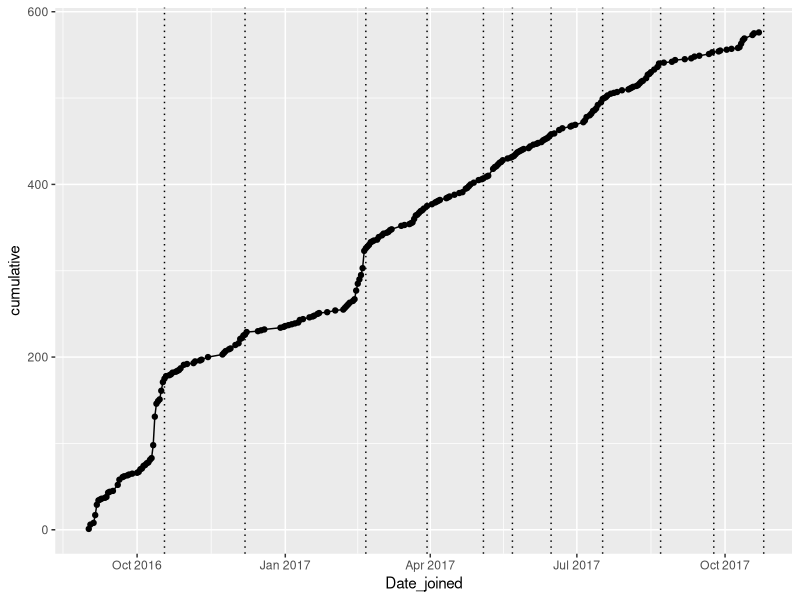
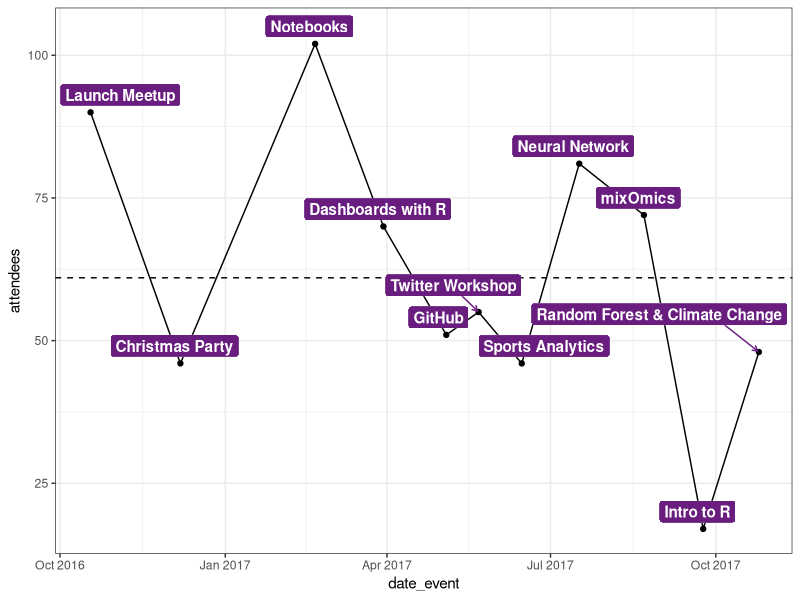
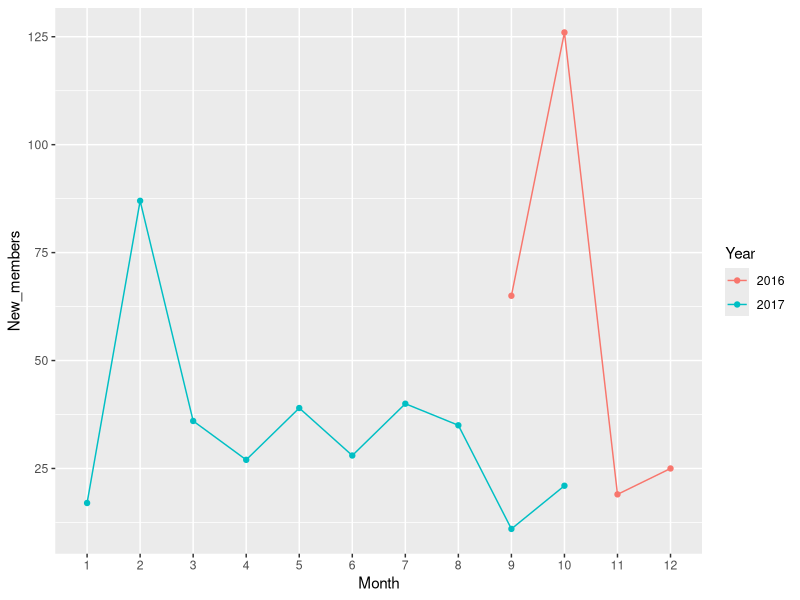
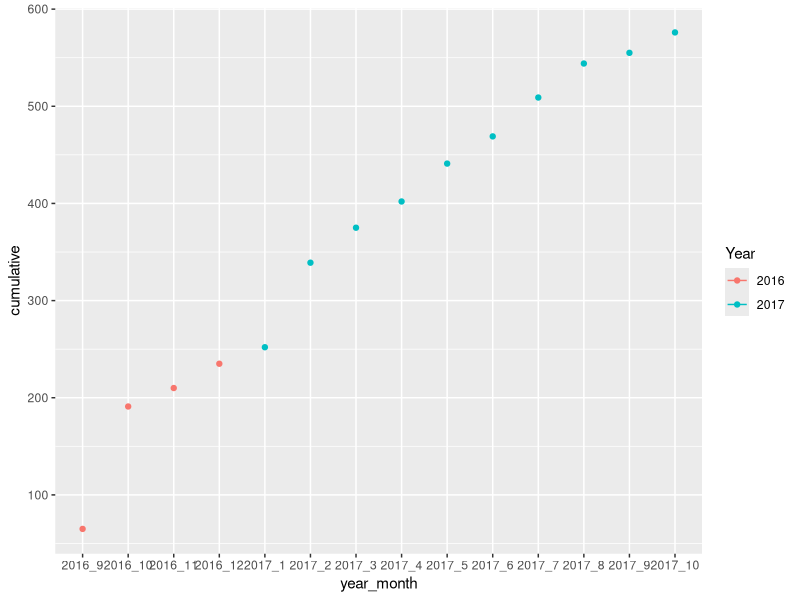
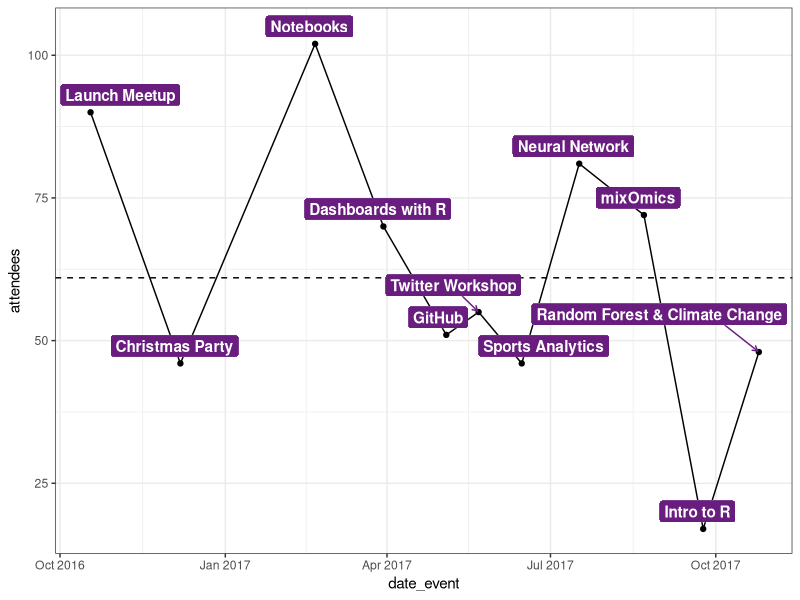

These figures' R source, in order:
## ---- chunk 1
knitr::opts_chunk$set(echo = TRUE)

library(readr)
library(tidyverse)
library(ggrepel)
## ---- chunk 2
members <- read_delim("R-Ladies-Melbourne_Member_List_on_10-22-17.txt",  "\t", escape_double = FALSE, trim_ws = TRUE)

members <- members %>% separate(`Joined Group on`, into =c("Month","Day","Year"),remove=FALSE,sep="/")
table(members$Year)
members$Year <- ifelse(members$Year == "16","2016",
                       ifelse(members$Year == "17","2017",members$Year))
members$Month <- ifelse(members$Month == "01","1",members$Month)
members$Month <- ifelse(members$Month == "02","2",members$Month)
members$Month <- ifelse(members$Month == "03","3",members$Month)
members$Month <- ifelse(members$Month == "04","4",members$Month)
members$Month <- ifelse(members$Month == "05","5",members$Month)
members$Month <- ifelse(members$Month == "06","6",members$Month)
members$Month <- ifelse(members$Month == "07","7",members$Month)
members$Month <- ifelse(members$Month == "08","8",members$Month)
members$Month <- ifelse(members$Month == "09","9",members$Month)
members$Month <- factor(members$Month,levels=c("1","2","3","4","5","6","7","8","9","10","11","12"))

members$Date_joined <- paste(members$Year,members$Month,members$Day,sep="-")
members$Date_joined <- as.Date(members$Date_joined, "%Y-%m-%d")
members <- members[order(members$Date_joined,decreasing = FALSE),]

members_joined <- members %>% group_by(Date_joined) %>% 
  dplyr::summarise(New_members = length(Name))
members_joined$cumulative <- cumsum(members_joined$New_members)

# events dates

events <- data.frame(title = c("Launch Meetup","Random Forest & Climate Change","Intro to R","mixOmics",
                               "Neural Network","Sports Analytics","Twitter Workshop",
                               "GitHub","Dashboards with R","Notebooks","Christmas Party"),
                               #"Analytics Charity Christmas Gala"),
                     date_event = c("2016-10-18","2017-10-25","2017-09-24","2017-08-22","2017-07-17",
                                    "2017-06-15","2017-05-22","2017-05-04","2017-03-30",
                                    "2017-02-20","2016-12-07"))#,
                                    #"2016-11-24"))
events$date_event <- as.Date(events$date_event,"%Y-%m-%d")
ggplot(members_joined,aes(x=Date_joined,y=cumulative)) + geom_line() + geom_point()  +
  geom_vline(xintercept = events$date_event,linetype="dotted") 

events$attendees=c(90,48,17,72,81,46,55,51,70,102,46)#,NA)
#qplot(events$attendees, geom="histogram") 
ggplot(data=events,  aes(x=date_event,y=attendees))  +  geom_point() + geom_line() + geom_hline(yintercept = 61,linetype = 2) + geom_label_repel(data=events,aes(label = title),fill="#691d7f",
    fontface = 'bold', color = 'white',
    segment.color = '#691d7f',
    label.size = 0.05 ,show.legend = FALSE,nudge_x = -1, nudge_y = 2,arrow = arrow(length = unit(0.01, 'npc'))) + theme_bw()
ggsave("~/WEHI/R_ladies/BioCAsia/Attendees_per_event_2.png")

## ---- chunk 3
members_joined <- members %>% group_by(Year,Month) %>% 
  dplyr::summarise(New_members = length(Name))

ggplot(members_joined,aes(x=Month,y=New_members,group=Year,colour=Year)) + geom_line() + geom_point()
members_joined$cumulative <- cumsum(members_joined$New_members)
members_joined$year_month <- paste(members_joined$Year,members_joined$Month,sep="_")
members_joined$year_month <- factor(members_joined$year_month,levels=c("2016_9","2016_10","2016_11","2016_12","2017_1", "2017_2",  "2017_3","2017_4","2017_5","2017_6","2017_7","2017_8","2017_9","2017_10"))
ggplot(members_joined,aes(x=year_month,y=cumulative,group=year_month,colour=Year)) + geom_line() + geom_point()
